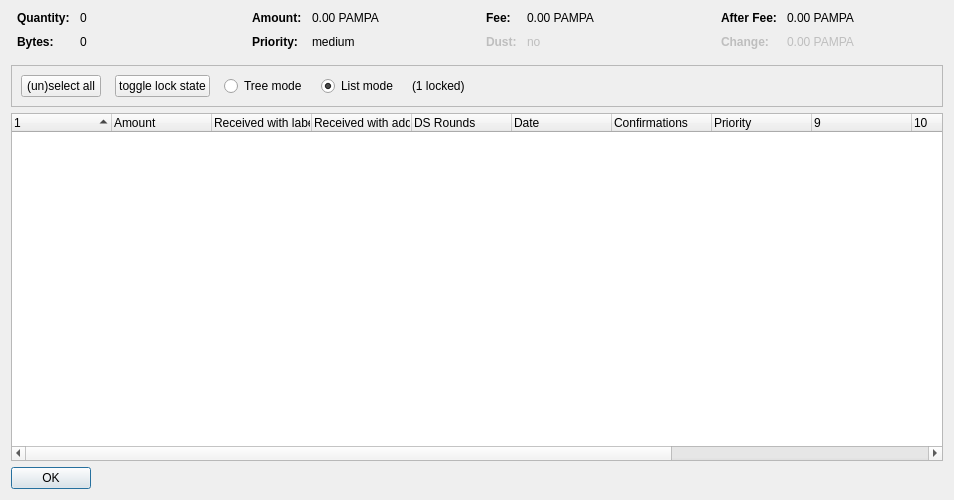
<?xml version="1.0" encoding="UTF-8"?>
<ui version="4.0">
 <class>CoinControlDialog</class>
 <widget class="QDialog" name="CoinControlDialog">
  <property name="geometry">
   <rect>
    <x>0</x>
    <y>0</y>
    <width>954</width>
    <height>500</height>
   </rect>
  </property>
  <property name="windowTitle">
   <string>Coin Selection</string>
  </property>
  <layout class="QVBoxLayout" name="verticalLayout">
   <item>
    <layout class="QHBoxLayout" name="horizontalLayoutTop" stretch="0,0,0,0">
     <property name="topMargin">
      <number>0</number>
     </property>
     <property name="bottomMargin">
      <number>10</number>
     </property>
     <item>
      <layout class="QFormLayout" name="formLayoutCoinControl1">
       <property name="horizontalSpacing">
        <number>10</number>
       </property>
       <property name="verticalSpacing">
        <number>10</number>
       </property>
       <property name="leftMargin">
        <number>6</number>
       </property>
       <property name="rightMargin">
        <number>6</number>
       </property>
       <item row="0" column="0">
        <widget class="QLabel" name="labelCoinControlQuantityText">
         <property name="font">
          <font>
           <weight>75</weight>
           <bold>true</bold>
          </font>
         </property>
         <property name="text">
          <string>Quantity:</string>
         </property>
        </widget>
       </item>
       <item row="0" column="1">
        <widget class="QLabel" name="labelCoinControlQuantity">
         <property name="cursor">
          <cursorShape>IBeamCursor</cursorShape>
         </property>
         <property name="contextMenuPolicy">
          <enum>Qt::ActionsContextMenu</enum>
         </property>
         <property name="text">
          <string notr="true">0</string>
         </property>
         <property name="textInteractionFlags">
          <set>Qt::LinksAccessibleByMouse|Qt::TextSelectableByKeyboard|Qt::TextSelectableByMouse</set>
         </property>
        </widget>
       </item>
       <item row="1" column="0">
        <widget class="QLabel" name="labelCoinControlBytesText">
         <property name="font">
          <font>
           <weight>75</weight>
           <bold>true</bold>
          </font>
         </property>
         <property name="text">
          <string>Bytes:</string>
         </property>
        </widget>
       </item>
       <item row="1" column="1">
        <widget class="QLabel" name="labelCoinControlBytes">
         <property name="cursor">
          <cursorShape>IBeamCursor</cursorShape>
         </property>
         <property name="contextMenuPolicy">
          <enum>Qt::ActionsContextMenu</enum>
         </property>
         <property name="text">
          <string notr="true">0</string>
         </property>
         <property name="textInteractionFlags">
          <set>Qt::LinksAccessibleByMouse|Qt::TextSelectableByKeyboard|Qt::TextSelectableByMouse</set>
         </property>
        </widget>
       </item>
      </layout>
     </item>
     <item>
      <layout class="QFormLayout" name="formLayoutCoinControl2">
       <property name="horizontalSpacing">
        <number>10</number>
       </property>
       <property name="verticalSpacing">
        <number>10</number>
       </property>
       <property name="leftMargin">
        <number>6</number>
       </property>
       <property name="rightMargin">
        <number>6</number>
       </property>
       <item row="0" column="0">
        <widget class="QLabel" name="labelCoinControlAmountText">
         <property name="font">
          <font>
           <weight>75</weight>
           <bold>true</bold>
          </font>
         </property>
         <property name="text">
          <string>Amount:</string>
         </property>
        </widget>
       </item>
       <item row="0" column="1">
        <widget class="QLabel" name="labelCoinControlAmount">
         <property name="cursor">
          <cursorShape>IBeamCursor</cursorShape>
         </property>
         <property name="contextMenuPolicy">
          <enum>Qt::ActionsContextMenu</enum>
         </property>
         <property name="text">
          <string notr="true">0.00 PAMPA</string>
         </property>
         <property name="textInteractionFlags">
          <set>Qt::LinksAccessibleByMouse|Qt::TextSelectableByKeyboard|Qt::TextSelectableByMouse</set>
         </property>
        </widget>
       </item>
       <item row="1" column="0">
        <widget class="QLabel" name="labelCoinControlPriorityText">
         <property name="font">
          <font>
           <weight>75</weight>
           <bold>true</bold>
          </font>
         </property>
         <property name="text">
          <string>Priority:</string>
         </property>
        </widget>
       </item>
       <item row="1" column="1">
        <widget class="QLabel" name="labelCoinControlPriority">
         <property name="cursor">
          <cursorShape>IBeamCursor</cursorShape>
         </property>
         <property name="contextMenuPolicy">
          <enum>Qt::ActionsContextMenu</enum>
         </property>
         <property name="text">
          <string>medium</string>
         </property>
         <property name="textInteractionFlags">
          <set>Qt::LinksAccessibleByMouse|Qt::TextSelectableByKeyboard|Qt::TextSelectableByMouse</set>
         </property>
        </widget>
       </item>
      </layout>
     </item>
     <item>
      <layout class="QFormLayout" name="formLayoutCoinControl3">
       <property name="horizontalSpacing">
        <number>10</number>
       </property>
       <property name="verticalSpacing">
        <number>10</number>
       </property>
       <property name="leftMargin">
        <number>6</number>
       </property>
       <property name="rightMargin">
        <number>6</number>
       </property>
       <item row="0" column="0">
        <widget class="QLabel" name="labelCoinControlFeeText">
         <property name="font">
          <font>
           <weight>75</weight>
           <bold>true</bold>
          </font>
         </property>
         <property name="text">
          <string>Fee:</string>
         </property>
        </widget>
       </item>
       <item row="0" column="1">
        <widget class="QLabel" name="labelCoinControlFee">
         <property name="cursor">
          <cursorShape>IBeamCursor</cursorShape>
         </property>
         <property name="contextMenuPolicy">
          <enum>Qt::ActionsContextMenu</enum>
         </property>
         <property name="text">
          <string notr="true">0.00 PAMPA</string>
         </property>
         <property name="textInteractionFlags">
          <set>Qt::LinksAccessibleByMouse|Qt::TextSelectableByKeyboard|Qt::TextSelectableByMouse</set>
         </property>
        </widget>
       </item>
       <item row="1" column="0">
        <widget class="QLabel" name="labelCoinControlLowOutputText">
         <property name="enabled">
          <bool>false</bool>
         </property>
         <property name="font">
          <font>
           <weight>75</weight>
           <bold>true</bold>
          </font>
         </property>
         <property name="text">
          <string>Dust:</string>
         </property>
        </widget>
       </item>
       <item row="1" column="1">
        <widget class="QLabel" name="labelCoinControlLowOutput">
         <property name="enabled">
          <bool>false</bool>
         </property>
         <property name="cursor">
          <cursorShape>IBeamCursor</cursorShape>
         </property>
         <property name="contextMenuPolicy">
          <enum>Qt::ActionsContextMenu</enum>
         </property>
         <property name="text">
          <string>no</string>
         </property>
         <property name="textInteractionFlags">
          <set>Qt::LinksAccessibleByMouse|Qt::TextSelectableByKeyboard|Qt::TextSelectableByMouse</set>
         </property>
        </widget>
       </item>
      </layout>
     </item>
     <item>
      <layout class="QFormLayout" name="formLayoutCoinControl4">
       <property name="horizontalSpacing">
        <number>10</number>
       </property>
       <property name="verticalSpacing">
        <number>10</number>
       </property>
       <property name="leftMargin">
        <number>6</number>
       </property>
       <property name="rightMargin">
        <number>6</number>
       </property>
       <item row="0" column="0">
        <widget class="QLabel" name="labelCoinControlAfterFeeText">
         <property name="font">
          <font>
           <weight>75</weight>
           <bold>true</bold>
          </font>
         </property>
         <property name="text">
          <string>After Fee:</string>
         </property>
        </widget>
       </item>
       <item row="0" column="1">
        <widget class="QLabel" name="labelCoinControlAfterFee">
         <property name="cursor">
          <cursorShape>IBeamCursor</cursorShape>
         </property>
         <property name="contextMenuPolicy">
          <enum>Qt::ActionsContextMenu</enum>
         </property>
         <property name="text">
          <string notr="true">0.00 PAMPA</string>
         </property>
         <property name="textInteractionFlags">
          <set>Qt::LinksAccessibleByMouse|Qt::TextSelectableByKeyboard|Qt::TextSelectableByMouse</set>
         </property>
        </widget>
       </item>
       <item row="1" column="0">
        <widget class="QLabel" name="labelCoinControlChangeText">
         <property name="enabled">
          <bool>false</bool>
         </property>
         <property name="font">
          <font>
           <weight>75</weight>
           <bold>true</bold>
          </font>
         </property>
         <property name="text">
          <string>Change:</string>
         </property>
        </widget>
       </item>
       <item row="1" column="1">
        <widget class="QLabel" name="labelCoinControlChange">
         <property name="enabled">
          <bool>false</bool>
         </property>
         <property name="cursor">
          <cursorShape>IBeamCursor</cursorShape>
         </property>
         <property name="contextMenuPolicy">
          <enum>Qt::ActionsContextMenu</enum>
         </property>
         <property name="text">
          <string notr="true">0.00 PAMPA</string>
         </property>
         <property name="textInteractionFlags">
          <set>Qt::LinksAccessibleByMouse|Qt::TextSelectableByKeyboard|Qt::TextSelectableByMouse</set>
         </property>
        </widget>
       </item>
      </layout>
     </item>
    </layout>
   </item>
   <item>
    <widget class="QFrame" name="frame">
     <property name="minimumSize">
      <size>
       <width>0</width>
       <height>40</height>
      </size>
     </property>
     <property name="frameShape">
      <enum>QFrame::StyledPanel</enum>
     </property>
     <property name="frameShadow">
      <enum>QFrame::Sunken</enum>
     </property>
     <layout class="QHBoxLayout" name="horizontalLayout">
      <item>
       <layout class="QHBoxLayout" name="horizontalLayoutPanel" stretch="0,0,0,0,0,0">
        <property name="spacing">
         <number>14</number>
        </property>
        <item>
         <widget class="QPushButton" name="pushButtonSelectAll">
          <property name="sizePolicy">
           <sizepolicy hsizetype="Maximum" vsizetype="Fixed">
            <horstretch>0</horstretch>
            <verstretch>0</verstretch>
           </sizepolicy>
          </property>
          <property name="text">
           <string>(un)select all</string>
          </property>
          <property name="autoDefault">
           <bool>false</bool>
          </property>
         </widget>
        </item>
        <item>
         <widget class="QPushButton" name="pushButtonToggleLock">
          <property name="sizePolicy">
           <sizepolicy hsizetype="Maximum" vsizetype="Fixed">
            <horstretch>0</horstretch>
            <verstretch>0</verstretch>
           </sizepolicy>
          </property>
          <property name="text">
           <string>toggle lock state</string>
          </property>
          <property name="autoDefault">
           <bool>false</bool>
          </property>
         </widget>
        </item>
        <item>
         <widget class="QRadioButton" name="radioTreeMode">
          <property name="sizePolicy">
           <sizepolicy hsizetype="Maximum" vsizetype="Fixed">
            <horstretch>0</horstretch>
            <verstretch>0</verstretch>
           </sizepolicy>
          </property>
          <property name="text">
           <string>Tree mode</string>
          </property>
         </widget>
        </item>
        <item>
         <widget class="QRadioButton" name="radioListMode">
          <property name="sizePolicy">
           <sizepolicy hsizetype="Maximum" vsizetype="Fixed">
            <horstretch>0</horstretch>
            <verstretch>0</verstretch>
           </sizepolicy>
          </property>
          <property name="text">
           <string>List mode</string>
          </property>
          <property name="checked">
           <bool>true</bool>
          </property>
         </widget>
        </item>
        <item>
         <widget class="QLabel" name="labelLocked">
          <property name="text">
           <string>(1 locked)</string>
          </property>
         </widget>
        </item>
        <item>
         <spacer name="horizontalSpacer">
          <property name="orientation">
           <enum>Qt::Horizontal</enum>
          </property>
          <property name="sizeHint" stdset="0">
           <size>
            <width>40</width>
            <height>20</height>
           </size>
          </property>
         </spacer>
        </item>
       </layout>
      </item>
     </layout>
    </widget>
   </item>
   <item>
    <widget class="CoinControlTreeWidget" name="treeWidget">
     <property name="contextMenuPolicy">
      <enum>Qt::CustomContextMenu</enum>
     </property>
     <property name="sortingEnabled">
      <bool>false</bool>
     </property>
     <property name="columnCount">
      <number>13</number>
     </property>
     <attribute name="headerShowSortIndicator" stdset="0">
      <bool>true</bool>
     </attribute>
     <attribute name="headerStretchLastSection">
      <bool>false</bool>
     </attribute>
     <column>
      <property name="text">
       <string/>
      </property>
     </column>
     <column>
      <property name="text">
       <string>Amount</string>
      </property>
     </column>
     <column>
      <property name="text">
       <string>Received with label</string>
      </property>
     </column>
     <column>
      <property name="text">
       <string>Received with address</string>
      </property>
     </column>
     <column>
      <property name="text">
       <string>DS Rounds</string>
      </property>
     </column>
     <column>
      <property name="text">
       <string>Date</string>
      </property>
     </column>
     <column>
      <property name="text">
       <string>Confirmations</string>
      </property>
      <property name="toolTip">
       <string>Confirmed</string>
      </property>
     </column>
     <column>
      <property name="text">
       <string>Priority</string>
      </property>
     </column>
     <column>
      <property name="text">
       <string/>
      </property>
     </column>
     <column>
      <property name="text">
       <string/>
      </property>
     </column>
     <column>
      <property name="text">
       <string/>
      </property>
     </column>
     <column>
      <property name="text">
       <string/>
      </property>
     </column>
     <column>
      <property name="text">
       <string/>
      </property>
     </column>
    </widget>
   </item>
   <item>
    <widget class="QDialogButtonBox" name="buttonBox">
     <property name="sizePolicy">
      <sizepolicy hsizetype="Maximum" vsizetype="Fixed">
       <horstretch>0</horstretch>
       <verstretch>0</verstretch>
      </sizepolicy>
     </property>
     <property name="orientation">
      <enum>Qt::Horizontal</enum>
     </property>
     <property name="standardButtons">
      <set>QDialogButtonBox::Ok</set>
     </property>
    </widget>
   </item>
  </layout>
 </widget>
 <customwidgets>
  <customwidget>
   <class>CoinControlTreeWidget</class>
   <extends>QTreeWidget</extends>
   <header>coincontroltreewidget.h</header>
  </customwidget>
 </customwidgets>
 <resources/>
 <connections/>
</ui>
